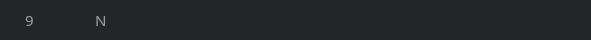
    <widget class="QGroupBox" name="RFIDgroupBox2_8">
     <property name="geometry">
      <rect>
       <x>6</x>
       <y>414</y>
       <width>591</width>
       <height>40</height>
      </rect>
     </property>
     <property name="styleSheet">
      <string notr="true">background-color: rgb(35, 38, 41);
border: 1px solid rgb(35, 38, 41);
border-radius: 17px</string>
     </property>
     <property name="title">
      <string/>
     </property>
     <widget class="QLabel" name="Rfidshno9">
      <property name="geometry">
       <rect>
        <x>20</x>
        <y>12</y>
        <width>21</width>
        <height>16</height>
       </rect>
      </property>
      <property name="font">
       <font>
        <family>AppleSDGothicNeoB00</family>
        <pointsize>11</pointsize>
        <weight>50</weight>
        <bold>false</bold>
       </font>
      </property>
      <property name="styleSheet">
       <string notr="true">color: rgb(159, 161, 162);</string>
      </property>
      <property name="text">
       <string>9</string>
      </property>
     </widget>
     <widget class="QLabel" name="RFIDaidm9">
      <property name="geometry">
       <rect>
        <x>90</x>
        <y>12</y>
        <width>41</width>
        <height>16</height>
       </rect>
      </property>
      <property name="font">
       <font>
        <family>AppleSDGothicNeoB00</family>
        <pointsize>11</pointsize>
        <weight>50</weight>
        <bold>false</bold>
       </font>
      </property>
      <property name="styleSheet">
       <string notr="true">color: rgb(159, 161, 162);</string>
      </property>
      <property name="text">
       <string>N</string>
      </property>
     </widget>
     <widget class="QLabel" name="M09IPlb">
      <property name="geometry">
       <rect>
        <x>290</x>
        <y>12</y>
        <width>121</width>
        <height>20</height>
       </rect>
      </property>
      <property name="font">
       <font>
        <family>AppleSDGothicNeoB00</family>
        <pointsize>11</pointsize>
        <weight>50</weight>
        <bold>false</bold>
       </font>
      </property>
      <property name="styleSheet">
       <string notr="true">color: rgb(159, 161, 162);</string>
      </property>
      <property name="text">
       <string/>
      </property>
     </widget>
     <widget class="QLabel" name="RFIDnote9">
      <property name="geometry">
       <rect>
        <x>410</x>
        <y>12</y>
        <width>151</width>
        <height>20</height>
       </rect>
      </property>
      <property name="font">
       <font>
        <family>AppleSDGothicNeoB00</family>
        <pointsize>11</pointsize>
        <weight>50</weight>
        <bold>false</bold>
       </font>
      </property>
      <property name="styleSheet">
       <string notr="true">color: rgb(159, 161, 162);</string>
      </property>
      <property name="text">
       <string/>
      </property>
     </widget>
     <widget class="QLabel" name="StateM09lb">
      <property name="geometry">
       <rect>
        <x>210</x>
        <y>10</y>
        <width>31</width>
        <height>21</height>
       </rect>
      </property>
      <property name="text">
       <string/>
      </property>
     </widget>
    </widget>
